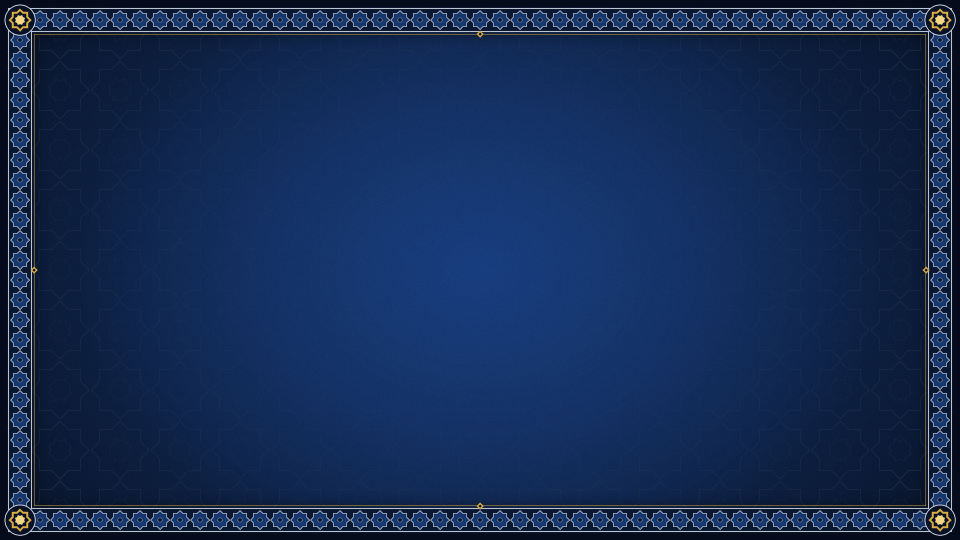
#> input picture UI-Design/Exported/bg_table_main.png, 1920 x 1080 px (shown at 1/2 size)
$ python gen_mockup.py
#> lines starting #> are read from the running program, lines starting #| are printed output that depends on the picture; after the words box and inside, x2 and y2 are one past the last pixel; in counts of white or black regions, pixels touching at a corner belong together
### UI-Design/Generated/tools/zellige_common.py
"""Shared drawing helpers and palette for the Zellige procedural asset generators.

All art is drawn procedurally (no external images). Shapes are rendered on a
supersampled canvas (SS x) and downsampled with LANCZOS for clean edges.
"""
import math
import os
from PIL import Image, ImageDraw, ImageFilter, ImageFont, ImageChops

TOOLS = os.path.dirname(os.path.abspath(__file__))
GENERATED = os.path.dirname(TOOLS)
UI_ROOT = os.path.dirname(GENERATED)
EXPORTED = os.path.join(UI_ROOT, "Exported")

SS = 4  # default supersampling factor


# [5 lines left out: function rgb, not called in this run]


def rgba(h, a=255):
    return rgb(h) + (a,)


def mix(c1, c2, t):
    a, b = rgb(c1) if isinstance(c1, str) else c1, rgb(c2) if isinstance(c2, str) else c2
    return tuple(round(a[i] + (b[i] - a[i]) * t) for i in range(3))


PAL = {
    # table
    "navy_deep": "#081226", "navy": "#0E1F42", "navy_mid": "#143060",
    "royal": "#1E4A94", "royal_light": "#2F66C0",
    # metals
    "silver_hi": "#EEF2F7", "silver": "#C3CCD9", "silver_mid": "#8E9AAD", "silver_dark": "#566175",
    "gold_hi": "#F3D584", "gold": "#D6A93F", "gold_dark": "#9A7422",
    "orange": "#E8792B", "orange_hi": "#F5A25A",
    # card stock
    "ivory_hi": "#FCF8EC", "ivory": "#F6EFDC", "ivory_edge": "#B8AC8E", "ivory_line": "#C9B37A",
    "ink": "#1B2238",
    # text
    "text": "#F4F6FA", "text_2": "#AEB9CC", "text_dim": "#6F7C94",
    # states
    "ok": "#3FB67B", "warn": "#F0B429", "danger": "#E0524A", "disabled": "#5A6478",
}

# suit -> (main fill, dark ink/outline, light tint accent)
SUITS = {
    "oros":    {"main": "#E2A626", "dark": "#7C5206", "light": "#F7D676"},
    "copas":   {"main": "#BF3440", "dark": "#7E1822", "light": "#E8808A"},
    "espadas": {"main": "#2B62A8", "dark": "#15345F", "light": "#8FB4E3"},
    "bastos":  {"main": "#2F8552", "dark": "#174A2C", "light": "#7CC492"},
}
SUIT_ORDER = ["oros", "copas", "espadas", "bastos"]
RANKS = [1, 2, 3, 4, 5, 6, 7, 10, 11, 12]

FONT_DIR = r"C:\Windows\Fonts"
FONT_NUMERAL = os.path.join(FONT_DIR, "cambriab.ttf")   # baked into card art only
FONT_MOCK_UI = os.path.join(FONT_DIR, "segoeuib.ttf")   # mock-up only
FONT_MOCK_UI_REG = os.path.join(FONT_DIR, "segoeui.ttf")


def font(path, size):
    return ImageFont.truetype(path, int(round(size)))


# ---------------------------------------------------------------- geometry
INNER8 = math.cos(math.pi / 4) / math.cos(math.pi / 8)  # 0.7654: octagram of 2 squares


# [7 lines left out: function star8, not called in this run]


def ngon(cx, cy, R, n, rot=0.0):
    return [(cx + R * math.cos(math.radians(rot) + 2 * math.pi * i / n),
             cy + R * math.sin(math.radians(rot) + 2 * math.pi * i / n)) for i in range(n)]


def arc_pts(cx, cy, rx, ry, a0, a1, n=48):
    return [(cx + rx * math.cos(math.radians(a0 + (a1 - a0) * i / n)),
             cy + ry * math.sin(math.radians(a0 + (a1 - a0) * i / n))) for i in range(n + 1)]


# [4 lines left out: function outline, not called in this run]


def circle(d, cx, cy, r, **kw):
    d.ellipse([cx - r, cy - r, cx + r, cy + r], **kw)


# ---------------------------------------------------------------- raster helpers
def down(img, ss=SS):
    return img.resize((img.width // ss, img.height // ss), Image.LANCZOS)


# [18 lines left out: functions vgrad, radial_mask, not called in this run]


def rr_mask(size, box, radius):
#> called with size = (1440, 2160), radius = 104
    m = Image.new("L", size, 0)
#> m: PIL image 1440x2160 L; every value is 0
    ImageDraw.Draw(m).rounded_rectangle(box, radius=radius, fill=255)
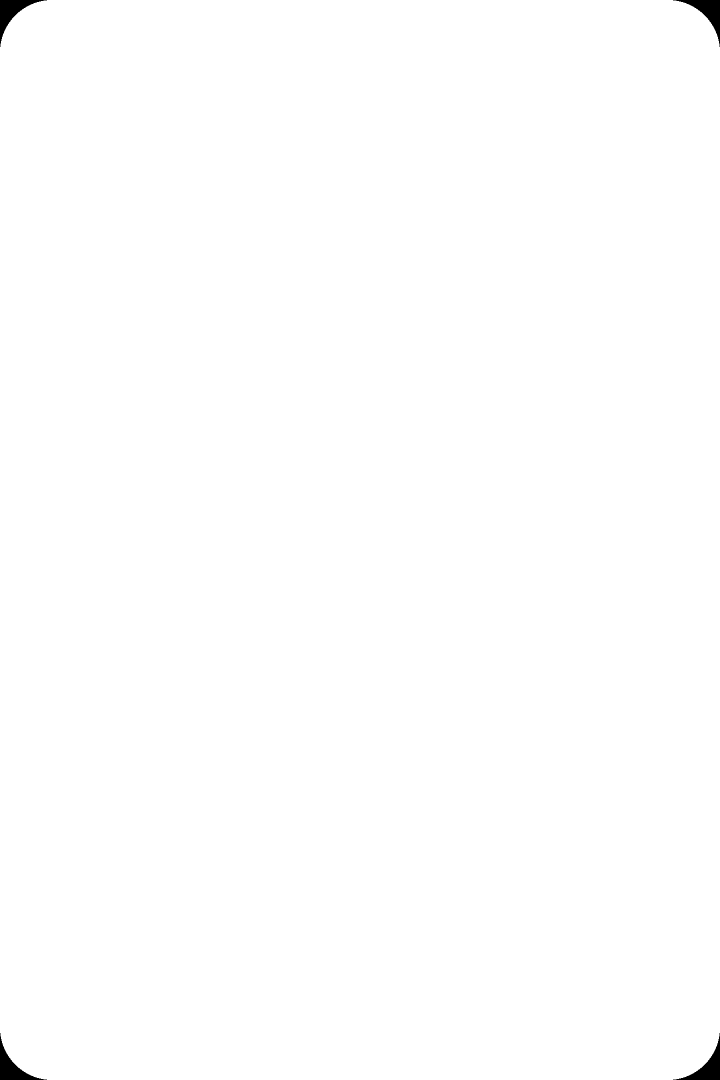
#> m: PIL image 1440x2160 L (shown at 1/2 size); 99.7% white; 4 black regions, box (x1, y1, x2, y2) and area: (0, 0, 94, 94) 2349, (1346, 0, 1440, 94) 2349, (0, 2066, 94, 2160) 2349, (1346, 2066, 1440, 2160) 2349
    return m


# [35 lines left out: functions dilate, colorize, with_outline, shadow, not called in this run]


def paste_center(dst, src, cx, cy):
    dst.alpha_composite(src, (int(round(cx - src.width / 2)), int(round(cy - src.height / 2))))


# [6 lines left out: function save, not called in this run]

### UI-Design/Generated/tools/gen_cards.py
"""Zellige card generator: suit symbols, blank face, card back, composed faces.

Usage (run from anywhere):
  python gen_cards.py --sample            # base assets + the 6 review faces
  python gen_cards.py --all               # base assets + all 40 faces (default)
  python gen_cards.py --suit copas --rank 5
Options: --out DIR (suits + blank, default UI-Design/Exported), --cards-out DIR (faces + back,
         default UI-Design/Exported/cards), --width 360 --height 540,
         --ss 4 (supersampling), --font PATH (numeral font, rasterised only),
         --no-base (skip suit symbols / blank face / back)
Faces are composed from data (suit, rank); no per-card manual work.
"""
import argparse
import math
import os
from PIL import Image, ImageDraw
import zellige_common as Z
from zellige_common import PAL, SUITS, rgb

SAMPLE = [("oros", 1), ("copas", 5), ("espadas", 7), ("bastos", 4), ("oros", 10), ("espadas", 12)]


# ------------------------------------------------------------------ suits
# [63 lines left out: function _suit_layer, not called in this run]


_cache = {}
PIP_SCALE = {"oros": 0.88}   # the coin fills its box, so shrink it a little in pip grids


# [6 lines left out: function suit_hi, not called in this run]


def export_suits(out, size=256, ss=4):
    for s in Z.SUIT_ORDER:
        Z.save(Z.down(suit_hi(s, size * ss), ss), f"suit_{s}.png", out)


# ------------------------------------------------------------------ card base
class Card:
    def __init__(self, W=360, H=540, ss=4, font_path=Z.FONT_NUMERAL):
        self.W, self.H, self.ss, self.font_path = W, H, ss, font_path
        self.k = W / 360.0 * ss            # design units (360x540) -> hi-res px
        self.size = (W * ss, H * ss)
        self.radius = 26 * self.k
        self.mask = Z.rr_mask(self.size, [0, 0, self.size[0] - 1, self.size[1] - 1], self.radius)

    def u(self, v):
        return v * self.k

    def finish(self, img):
        img.putalpha(Image.composite(img.getchannel("A"), Image.new("L", self.size, 0), self.mask))
        return Z.down(img, self.ss)

    # [197 lines left out: functions _stock, blank_hi, back, _corner, _ornament, face and 1 more, not called in this run]


# [2 lines that do not run on import are left out]

### UI-Design/Generated/tools/gen_mockup.py
"""Review images (NOT game assets) written to UI-Design/Generated/:
  mockup_game_screen.png   1920x1080 composite of the sample assets in the main-screen layout
  contact_sheet_140.png    sample cards at 140 px and 120 px wide on the table background
  deck_preview_all40.png   all 40 faces rendered in memory (proves the generator; nothing exported)

Usage: python gen_mockup.py     (run gen_background.py, gen_cards.py --sample, gen_ui.py first)
Placeholder dynamic text appears here only; it is never baked into exported assets.
"""
import os
from PIL import Image, ImageDraw, ImageFilter
import zellige_common as Z
from zellige_common import PAL, rgb
import gen_cards
import gen_ui

E, G = Z.EXPORTED, Z.GENERATED
F_DISPLAY = os.path.join(Z.FONT_DIR, "cambriab.ttf")


def load(name):
    p = os.path.join(E, "cards", name + ".png")
    if not (name.startswith("card_") and os.path.exists(p)):
        p = os.path.join(E, name + ".png")
    return Image.open(p).convert("RGBA")


def scaled(img, w):
    return img.resize((int(w), int(round(img.height * w / img.width))), Image.LANCZOS)


# [59 lines left out: functions nine_slice, drop, text, avatar_badge, not called in this run]


def capsule(cap, w, scale=0.8):
    return scaled(nine_slice(cap, 44, 0, 44, 0, int(w / scale), cap.height), w)


def mockup():
    bg = load("bg_table_main")
    cv = bg.copy()
    d = ImageDraw.Draw(cv)
    card = gen_cards.Card()
    faces = {k: load(k) for k in ["card_oros_01", "card_copas_05", "card_espadas_07", "card_bastos_04",
                                  "card_oros_10", "card_espadas_12"]}
    extra = {k: card.face(*k) for k in [("bastos", 11), ("copas", 3), ("bastos", 6)]}   # in-memory only
    back = load("card_back")
    panel, cap, btn = load("ui_panel"), load("ui_score_capsule"), load("ui_btn_primary")
    frame, ring, gear, glow = load("frame_avatar"), load("ui_turn_ring"), load("icon_settings"), load("fx_card_select")
    av1 = load("avatar_01")
    av2 = load("avatar_02")
    f_name = Z.font(F_DISPLAY, 34)
    f_num = Z.font(F_DISPLAY, 34)
    f_lab = Z.font(Z.FONT_MOCK_UI, 19)
    f_small = Z.font(Z.FONT_MOCK_UI_REG, 20)

    # [9 lines left out: function player_panel, not called in this run]

    # ---- top: opponent panel + opponent hand + system buttons
    player_panel(88, 80, av2, "Atlas", "Computer", 9)
    ob = scaled(back, 112)
    for i, (dx, ang, dyy) in enumerate([(-135, 8, 6), (-45, 3, 0), (45, -3, 0), (135, -8, 6)]):
        drop(cv, ob, 960 + dx * 0.9, 172 - dyy, ang)
    for i, x in enumerate([1708, 1788]):
        Z.circle(d, x, 128, 34, fill=rgb(PAL["navy"]), outline=rgb(PAL["silver_mid"]), width=2)
        Z.circle(d, x, 128, 28, outline=rgb(PAL["silver"]) + (70,), width=1)
    g = scaled(gear, 36)
    tint = Image.new("RGBA", g.size, rgb(PAL["silver_hi"]) + (0,))
    tint.putalpha(g.getchannel("A"))
    cv.alpha_composite(tint, (1788 - 18, 128 - 18))
    so = scaled(load("icon_sound_on"), 36)
    t2 = Image.new("RGBA", so.size, rgb(PAL["silver_hi"]) + (0,))
    t2.putalpha(so.getchannel("A"))
    cv.alpha_composite(t2, (1708 - 18, 128 - 18))

    # ---- right: scoreboard
    px, py = 1488, 214
    cv.alpha_composite(nine_slice(panel, 48, 48, 48, 48, 352, 250), (px, py))
    text(d, (px + 176, py + 40), "SCORE", f_lab, rgb(PAL["text_2"]), "mm", spacing=5)
    d.line([(px + 44, py + 62), (px + 308, py + 62)], fill=rgb(PAL["silver_mid"]) + (120,), width=1)
    d.polygon(Z.ngon(px + 176, py + 62, 6, 4), fill=rgb(PAL["gold"]))
    for i, (nm, sc) in enumerate([("You", 14), ("Atlas", 9)]):
        yy = py + 100 + i * 62
        text(d, (px + 44, yy), nm, f_name, rgb(PAL["text"]), "lm")
        c = capsule(cap, 112)
        cv.alpha_composite(c, (px + 204, int(yy - c.height / 2) + 2))
        text(d, (px + 204 + c.width / 2, yy), str(sc), f_num, rgb(PAL["gold_hi"]), "mm")
    text(d, (px + 176, py + 214), "First to 41", f_small, rgb(PAL["text_2"]), "mm")

    # ---- left: deck + counter
    db = scaled(back, 140)
    for k in range(3):
        drop(cv, db, 300 - 6 + k * 3, 520 - 6 + k * 3, 0, shadow=(k == 0), blur=12, dy=10)
    c = capsule(cap, 128)
    cv.alpha_composite(c, (300 - c.width // 2, 650))
    text(d, (300, 650 + c.height / 2 - 2), "24", f_num, rgb(PAL["text"]), "mm")
    text(d, (300, 728), "DECK", f_lab, rgb(PAL["text_2"]), "mm", spacing=4)

    # ---- centre: table cards (140 px wide) + call-out zone
    table = [faces["card_bastos_04"], faces["card_espadas_07"], faces["card_oros_10"], faces["card_copas_05"],
             extra[("bastos", 11)]]
    for i, (im, ang) in enumerate(zip(table, [2.5, -1.5, 1, -3, 2])):
        drop(cv, scaled(im, 140), 960 + (i - 2) * 166, 548 + (6 if i % 2 else -6), ang)
    f_call = Z.font(F_DISPLAY, 82)
    lay = Image.new("RGBA", cv.size, (0, 0, 0, 0))
    ld = ImageDraw.Draw(lay)
    ld.text((960, 338), "RONDA!", font=f_call, fill=rgb(PAL["gold_hi"]), anchor="mm",
            stroke_width=3, stroke_fill=rgb("#5E4510"))
    sh = Z.colorize(lay.getchannel("A").filter(ImageFilter.GaussianBlur(10)), "#01040C", 170)
    cv.alpha_composite(sh, (0, 6))
    cv.alpha_composite(lay)
    d = ImageDraw.Draw(cv)
    for sx in (760, 1160):
        d.polygon(Z.star8(sx, 338, 15), fill=rgb(PAL["gold"]))
        d.polygon(Z.star8(sx, 338, 8, 22.5), fill=rgb(PAL["navy"]))

    # ---- bottom: human hand (fan of 4, one selected), panel, primary button
    hand = [faces["card_oros_01"], extra[("copas", 3)], faces["card_espadas_12"], extra[("bastos", 6)]]
    for i, (im, ang) in enumerate(zip(hand, [7, 2.5, -2.5, -7])):
        x = 960 + (i - 1.5) * 190
        y = 858 + abs(i - 1.5) * 12
        if i == 2:      # selected: lifted + gold glow
            gl = scaled(glow, 176 * 440 / 360)
            drop(cv, gl, x, y - 40, ang, shadow=False)
            drop(cv, scaled(im, 176), x, y - 40, ang, blur=16, dy=18, alpha=110)
        else:
            drop(cv, scaled(im, 176), x, y, ang)
    d = ImageDraw.Draw(cv)
    player_panel(88, 844, av1, "You", "Your turn", 14, turn=True)
    drop(cv, scaled(load("ui_dealer_chip"), 48), 88 + 448 - 30, 844 + 4, blur=4, dy=3)
    b = nine_slice(btn, 44, 40, 44, 48, 248, 104)
    cv.alpha_composite(b, (1584, 872))
    text(d, (1584 + 124, 872 + 49), "MENU", Z.font(F_DISPLAY, 32), rgb(PAL["ink"]), "mm", spacing=3)
    Z.save(cv.convert("RGB"), "mockup_game_screen.png", G)


# [19 lines left out: functions contact_sheet, deck_preview, not called in this run]


if __name__ == "__main__":
#> (the run stopped early here; a loop or call above may not have finished)
